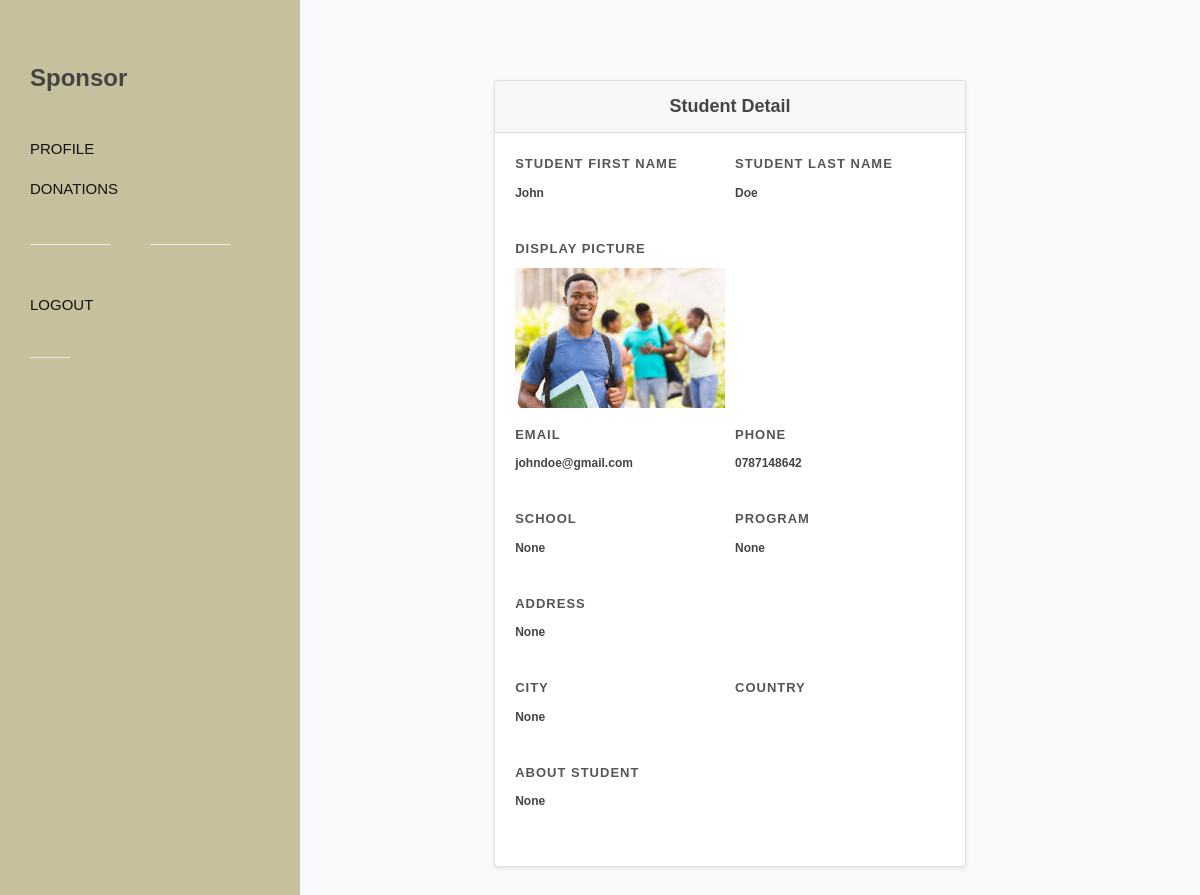
Screenshot of /student/1 with the database file from the repository.
### donate/models.py (models this page shows)
class Student(models.Model):
    first_name = models.CharField(max_length=100)
    last_name = models.CharField(max_length=100)
    user = models.OneToOneField(User, related_name="student", on_delete=models.CASCADE)
    image = models.ImageField(null=True, blank=True, editable=True, upload_to="images/")
    dob = models.DateField(blank=True, null=True)
    phone = models.CharField(blank=True, max_length=15)
    email = models.EmailField(max_length=100, blank=True, null=True)
    address = models.CharField(max_length=200, blank=True, null=True)
    city = models.CharField(max_length=100, blank=True, null=True)
    country = models.CharField(max_length=100, blank=True)
    gender = models.IntegerField(blank=True, null=True)
    feesav = models.IntegerField(blank=True, null=True)
    dhav = models.IntegerField(blank=True, null=True)
    health = models.IntegerField( blank=True, null=True)
    residence = models.IntegerField(blank=True, null=True)
    age = models.IntegerField(blank=True, null=True)
    fees = models.IntegerField(default=0)
    crowdfund = models.IntegerField(default=0)
    progress = models.IntegerField(default=0)
    fees_due = models.DateField(blank=True, null=True)
    school = models.CharField(blank=True, null=True, max_length=200)
    program = models.CharField(blank=True, null=True, max_length=100)
    about = models.CharField(blank=True, null=True, max_length=500)
    forest = models.CharField(default='Not Worthy', max_length=50)
    approval = models.CharField(max_length=50, default="Pending")
    confidence = models.FloatField(blank=True, null=True)
    created = models.DateTimeField(auto_now_add = True )
    updated = models.DateTimeField(auto_now = True)

### donate/views.py (the view)
# urls.py: path('student/<int:id>', views.stud_detail, name='stud-detail'),
def stud_detail(request, id):
    student = Student.objects.get(id=id)
    return render(request, 'donate/stud_detail.html', {'student':student})

### donate/templates/donate/stud_detail.html (shortened to what this page needs)
{% extends 'donate/side.html' %}
{% block logo %}<h3>Sponsor</h3>{% endblock %}
{% block nav %}
<li><a href="{% url 'donate:sponsor' %}"><div>Profile</div></a></li>
<li><a href="{% url 'donate:donations' %}"><div>Donations</div></a></li>
<div class="divider divider-center"><a  data-scrollto="#header"><i class="icon-settings"></i></a></div>
<li><a href="{% url 'donate:sponsor-logout' %}"><div>Logout</div></a></li>
{% endblock %}
{% block body %}
		<section id="content">
			<div class="content-wrap bg-light">
				<div class="container">
					<div class="row justify-content-center">
						<div class="col-lg-7 col-md-10">
							<div class="card shadow-sm">
								<div class="card-header">
									<h4 class="mb-0 center" center>Student Detail</h4>
								</div>
								<div class="card-body">
									<div class="form-windget">
										<form class="nobottommargin" id="" name="template-contactform" action method="post" enctype="multipart/form-data">
											<div class="">
												<div class="form-row">
                                                    <div class="form-group col-md-6">
                                                        <label for="inputEmail4">Student First Name</label>
                                                        <h6>{{student.first_name}}</h6>
                                                    </div>
                                                    <div class="form-group col-md-6">
                                                        <label for="inputPassword4">Student Last Name</label>
                                                        <h6>{{student.last_name}}</h6>
                                                    </div>
                                                </div>
                                                <div class="form-row">
                                                    {% if student.image %}
                                                    <div class="form-group col-md-6">
                                                        <label for="inputEmail4">Display Picture</label>
                                                        <img src='{{student.image.url}}'>
                                                    </div>
                                                    {% endif %}
                                                </div>
                                                <div class="form-row">
                                                    <div class="form-group col-md-6">
                                                        <label for="inputEmail4">Email</label>
                                                        <h6>{{student.email}}</h6>
                                                    </div>
                                                    <div class="form-group col-md-6">
                                                        <label for="inputEmail4">Phone</label>
                                                        <h6>{{student.phone}}</h6>
                                                    </div>
                                                </div>
                                                <div class="form-row">
                                                    <div class="form-group col-md-6">
                                                        <label for="inputPassword4">School</label>
                                                        <h6>{{student.school}}</h6>
                                                    </div>
                                                    <div class="form-group col-md-6">
                                                        <label for="inputEmail4">Program</label>
                                                        <h6>{{student.program}}</h6>
                                                    </div>
                                                </div>
                                                <div class="form-row">
                                                    <div class="form-group col-md-6">
                                                        <label for="inputPassword4">Address</label>
                                                        <h6>{{student.address}}</h6>
                                                    </div>
                                                </div>
                                                <div class="form-row">
                                                    <div class="form-group col-md-6">
                                                        <label for="inputPassword4">City</label>
                                                        <h6>{{student.city}}</h6>
                                                    </div>
                                                    <div class="form-group col-md-6">
                                                        <label for="inputPassword4">Country</label>
                                                    </div>
                                                </div>
                                                <div class="form-row">
                                                    <div class="form-group col-md-12">
                                                        <label for="inputPassword4">About Student</label>
                                                        <h6>{{student.about}}</h6>
                                                    </div>
                                                </div>
                                                </div>
											</div>
									</div>
								</div>
							</div>
						</div>
					</div>
				</div>
			</div>
{% endblock %}

### donate/static/donate/theme/nonprofit.css (style rules this page uses)
:root { --themecolor: #C6C09C; --themecolorrgb: 198,192,156; --header-height: 70px; --sticky-header-height: 70px; }
@media (min-width: 992px) { #primary-menu ul > li > a { padding-top: 24px; padding-bottom: 24px; padding-top: calc(( var(--header-height) - 22px ) / 2); padding-bottom: calc(( var(--header-height) - 22px ) / 2); font-weight: 500 !important; text-transform: none; letter-spacing: 0; font-size: 15px; transition: color .3s ease; color: #111 !important; } }
@media (min-width: 992px) { #primary-menu ul li > a > div:after { opacity: 0; content: ''; position: absolute; background-image: url('images/border.svg'); background-repeat: no-repeat; background-position: center center; top: 50%; left: 50%; margin-top: 14px; width: 60%; height: 10px; background-size: 100% 10px; transform: translate( -50%, -50% ); -webkit-transition: opacity .2s linear; -o-transition: opacity .2s linear; transition: opacity .2s linear; } }

### rows the page displays
Student: first_name "John", last_name "Doe", image (picture), email "johndoe@gmail.com", phone "0787148642", school "None", program "None", address "None", city "None", about "None"
